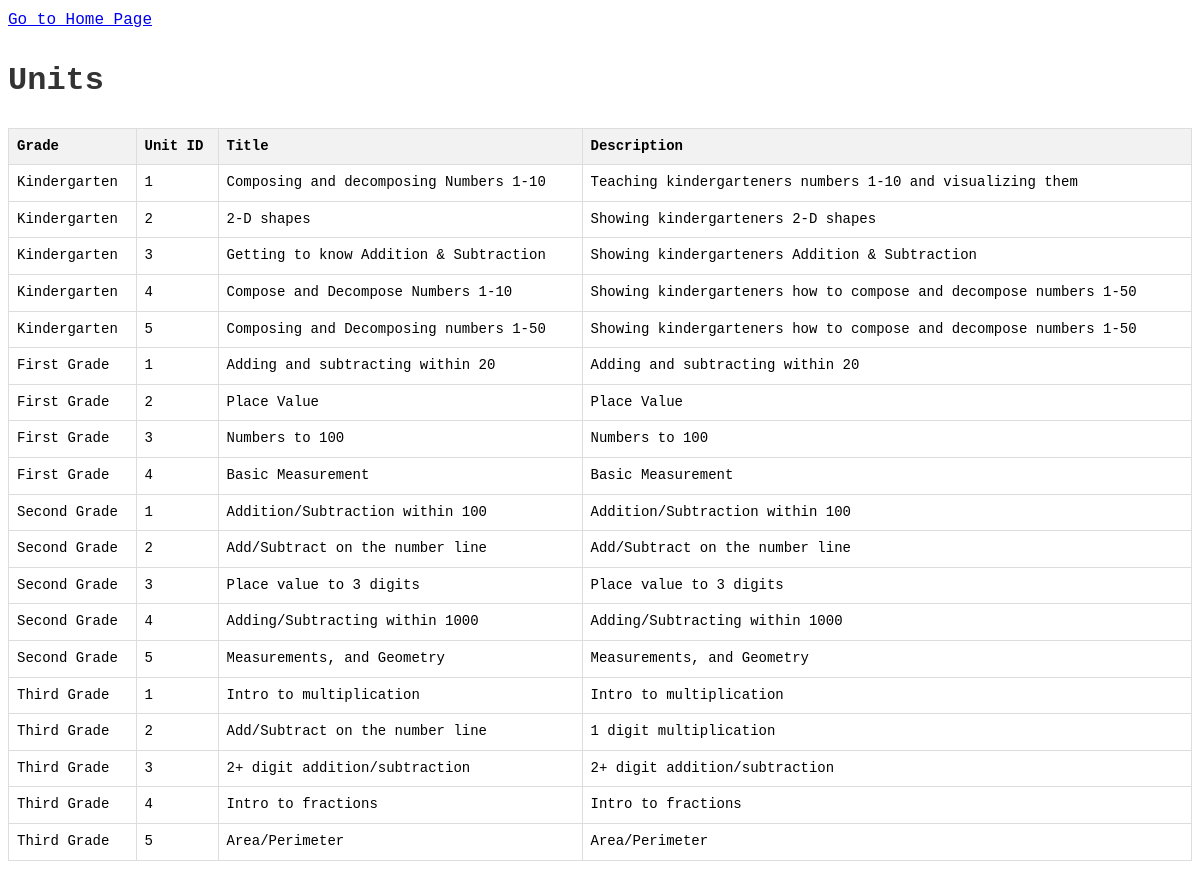
The app's page /all-units/ with its own data.
### app/models.py (models this page shows, shortened)
class Unit(models.Model):
    grade = models.ForeignKey(Grade, on_delete=models.CASCADE)
    unit_id = models.IntegerField(default=1)
    title = models.CharField(max_length=255)
    description = models.TextField()
    lessons = models.ManyToManyField('Lesson', related_name='units')

class Grade(models.Model):
    grade_id = models.IntegerField(default=1)
    title = models.CharField(max_length=255)
    description = models.TextField()
    units = models.ManyToManyField('Unit', related_name='grades')

### app/views.py (the view)
# urls.py: path('all-units/', units, name='all_units'),
def units(request):
    units = Unit.objects.all()
    return render(request, 'units.html', {'units': units})

### app/templates/units.html (shortened to what this page needs)
{% load static %}
<!DOCTYPE html>
<html lang="en">
<head>
    <link rel="stylesheet" type="text/css" href="{% static 'css/styles.css' %}">
</head>
<body>
    <a href="{% url 'home' %}">Go to Home Page</a>
    <h1>Units</h1>
    <table border="1">
        <thead>
            <tr>
                <th>Grade</th>
                <th>Unit ID</th>
                <th>Title</th>
                <th>Description</th>
            </tr>
        </thead>
        <tbody>
            {% for unit in units %}
                <tr>
                    <td>{{ unit.grade.title }}</td>
                    <td>{{ unit.unit_id }}</td>
                    <td>{{ unit.title }}</td>
                    <td>{{ unit.description }}</td>
                </tr>
            {% endfor %}
        </tbody>
    </table>
</body>
</html>

### app/static/css/styles.css (style rules this page uses)
body { font-family: 'Menlo', 'Monaco', 'Courier New', monospace; font-size: 16px; line-height: 1.6; }
h1 { color: #333; }
table { width: 100%; border-collapse: collapse; margin-top: 20px; }
th, td { border: 1px solid #ddd; padding: 8px; text-align: left; font-family: 'Menlo', 'Monaco', 'Courier New', monospace; font-size: 14px; line-height: 1.4; }
th { background-color: #f2f2f2; }

### records on screen
Unit: grade "Kindergarten", unit_id "1", title "Composing and decomposing Numbers 1-10", description "Teaching kindergarteners numbers 1-10 and visualizing them"
Unit: grade "Kindergarten", unit_id "2", title "2-D shapes", description "Showing kindergarteners 2-D shapes"
Unit: grade "Kindergarten", unit_id "3", title "Getting to know Addition & Subtraction", description "Showing kindergarteners Addition & Subtraction"
Unit: grade "Kindergarten", unit_id "4", title "Compose and Decompose Numbers 1-10", description "Showing kindergarteners how to compose and decompose numbers 1-50"
Unit: grade "Kindergarten", unit_id "5", title "Composing and Decomposing numbers 1-50", description "Showing kindergarteners how to compose and decompose numbers 1-50"
Unit: grade "First Grade", unit_id "1", title "Adding and subtracting within 20", description "Adding and subtracting within 20"
Unit: grade "First Grade", unit_id "2", title "Place Value", description "Place Value"
Unit: grade "First Grade", unit_id "3", title "Numbers to 100", description "Numbers to 100"
Unit: grade "First Grade", unit_id "4", title "Basic Measurement", description "Basic Measurement"
Unit: grade "Second Grade", unit_id "1", title "Addition/Subtraction within 100", description "Addition/Subtraction within 100"
Unit: grade "Second Grade", unit_id "2", title "Add/Subtract on the number line", description "Add/Subtract on the number line"
Unit: grade "Second Grade", unit_id "3", title "Place value to 3 digits", description "Place value to 3 digits"
Unit: grade "Second Grade", unit_id "4", title "Adding/Subtracting within 1000", description "Adding/Subtracting within 1000"
Unit: grade "Second Grade", unit_id "5", title "Measurements, and Geometry", description "Measurements, and Geometry"
Unit: grade "Third Grade", unit_id "1", title "Intro to multiplication", description "Intro to multiplication"
Unit: grade "Third Grade", unit_id "2", title "Add/Subtract on the number line", description "1 digit multiplication"
Unit: grade "Third Grade", unit_id "3", title "2+ digit addition/subtraction", description "2+ digit addition/subtraction"
Unit: grade "Third Grade", unit_id "4", title "Intro to fractions", description "Intro to fractions"
Unit: grade "Third Grade", unit_id "5", title "Area/Perimeter", description "Area/Perimeter"
